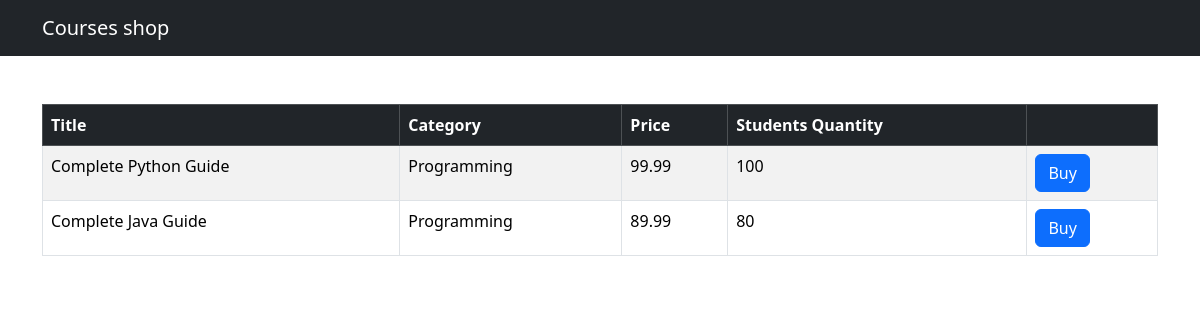
Page /shop/ on the earlier database version.
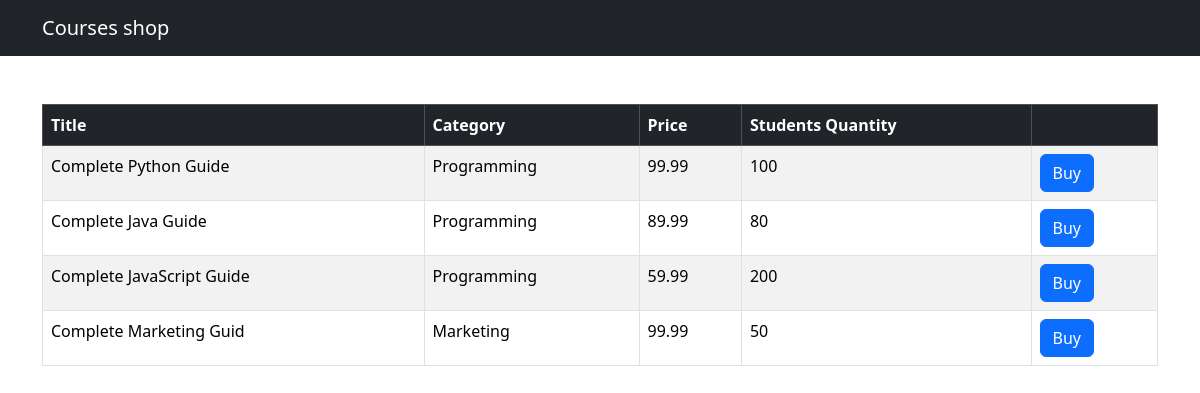
Same page on the later database version.
### shop/models.py (models this page shows, shortened)
class Course(models.Model):
    title = models.CharField(max_length=255)
    price = models.FloatField()
    students_qty = models.IntegerField()
    reviews_qty = models.IntegerField()
    category = models.ForeignKey(Category, on_delete=models.CASCADE)
    created_at = models.DateTimeField(default=timezone.now)

class Category(models.Model):
    title = models.CharField(max_length=255)
    created_at = models.DateTimeField(default=timezone.now)
    def __str__(self):
        return self.title

### shop/views.py (the view)
# urls.py: path('', views.index, name='index')
def index(request):
    courses = Course.objects.all()
    return render(request, 'courses.html', {'courses': courses})

### shop/templates/courses.html (shortened to what this page needs)
{% extends "base.html" %}
{% block content %}
<table class="table mt-5 table-bordered table-striped table-hover">
    <thead class="table-dark">
        <tr>
            <th>Title</th>
            <th>Category</th>
            <th>Price</th>
            <th>Students Quantity</th>
            <th></th>
        </tr>
    </thead>
    <tbody>
        {% for course in courses %}
        <tr>
            <td>{{ course.title }}</td>
            <td>{{ course.category }}</td>
            <td>{{ course.price }}</td>
            <td>{{ course.students_qty }}</td>
            <td><button class="btn btn-primary">Buy</button></td>
        </tr>
        {% endfor %}
    </tbody>
</table>
{% endblock %}

### shop/templates/base.html (shortened to what this page needs)
<!DOCTYPE html>
<html lang="en">
<head>
    <link href="https://cdn.jsdelivr.net/npm/bootstrap@5.3.3/dist/css/bootstrap.min.css" rel="stylesheet">
</head>
<body>
    <nav class="navbar navbar-dark bg-dark">
        <div class="container">
            <a href="" class="navbar-brand">Courses shop</a>
        </div>
    </nav>
    <main class="container">
        {% block content %}
        {% endblock %}
    </main>
</body>
</html>

Differences in the rows shown:
added Course: title "Complete JavaScript Guide", category "Programming", price "59.99", students_qty "200"
added Course: title "Complete Marketing Guid", category "Marketing", price "99.99", students_qty "50"
